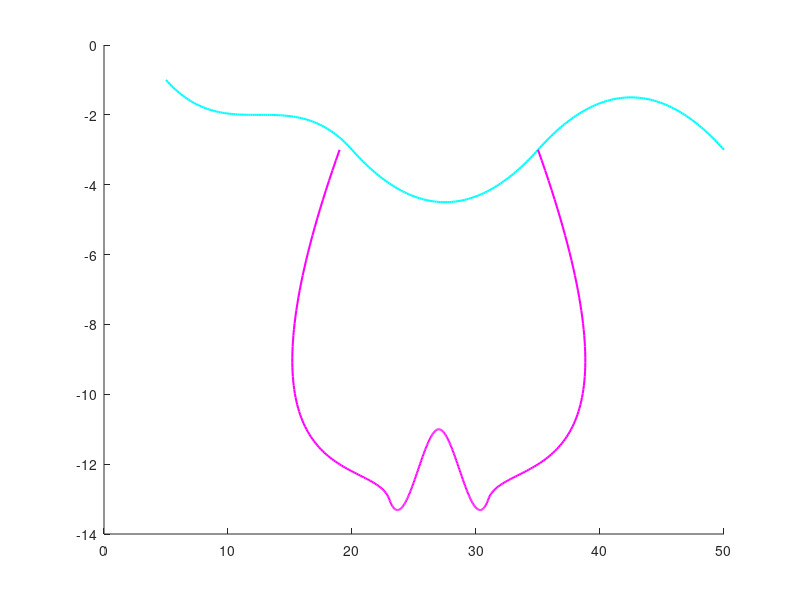

Reproduce this figure in MATLAB.
function masa_curbe()

%% Curba 1 - spline "manuala"

t = linspace(0,1,100); % Parametrul
% Polinoamele Bernstein de gradul 3
B0 = (1-t).^3;
B1 = 3.*(1-t).^2.*t;
B2 = 3.*(1-t).*t.^2;
B3 = t.^3;
B = [B0;B1;B2;B3];

% Definim primul segment, adica primele 4 puncte de control (P0 - P3)
P0 = [5;-1];
P1 = [10;-3];
P2 = [15;-1];
P3 = [20;-3];
% Alegem P4 astfel incat sa fie simetric cu P2 fata de P3 (pentru curba bezier G2)
P4 = P3+(P3-P2); % => P4 = [25;-5]

% Continuam cu restul punctelor pentru al doilea segment
P5 = [30;-5];
P6 = [35;-3];

% Alegem P7 astfel incat sa fie simetric cu P5 fata de P6 (pentru curba bezier G3)
P7 = P6+(P6-P5); % => P7 = [40;-1]
P8 = [45;-1];
P9 = [50;-3];

% Curbele Bezier
f1 = [P0 P1 P2 P3]*B;
f2 = [P3 P4 P5 P6]*B;
f3 = [P6 P7 P8 P9]*B;

% --> Desenare grafic (doar curbele) <--
hold on
plot(f1(1,:),f1(2,:),'c','LineWidth',1.5);
plot(f2(1,:),f2(2,:),'c','LineWidth',1.5);
plot(f3(1,:),f3(2,:),'c','LineWidth',1.5);
hold off

%% Curba 2 – spline F-Mill

p_interpolare = [19 23 27 31 35; -3 -13 -11 -13 -3]; % Punctele de interpolare

% Puncte de control de capat
a = 9;   % x pentru primul P1
e = -13; % y pentru primul P1
c = 45;  % x pentru ultimul P2
d = -13; % y pentru ultimul P2

n = size(p_interpolare,2); % Numarul de puncte interpolate

% Acesta va fi folosit pentru a genera punctele de control care asigura o curba neteda
l = zeros(2,n-2);
for j = 1:n-2
    l(:,j) = p_interpolare(:,j+2) - p_interpolare(:,j);
end

% Numarul total de puncte de control necesare spline-ului
ultim = 3*(n-1)+1;
b = zeros(2,ultim); % Matricea cu toate punctele de control Bezier

% Primele 3 puncte de control (pentru primul segment Bezier)
b(:,1) = p_interpolare(:,1); % P0
b(:,2) = [a;e]; % P1
b(:,3) = p_interpolare(:,2)-(1/6)*l(:,1); % P2

% Construirea automata a punctelor de control pentru segmentele din interior
for k = 1:n-3
    b(:,3*k+1) = p_interpolare(:,k+1); % P0
    b(:,3*k+2) = p_interpolare(:,k+1) + (1/6)*l(:,k); % P1
    b(:,3*k+3) = p_interpolare(:,k+2) - (1/6)*l(:,k+1); % P2
end

% Ultimele puncte de control (pentru ultimul segment Bezier)
b(:,3*(n-2)+1) = p_interpolare(:,n-1); % P0
b(:,3*(n-2)+2) = p_interpolare(:,n-1) + (1/6)*l(:,n-2); % P1
b(:,3*(n-2)+3) = [c;d]; % P2
b(:,ultim) = p_interpolare(:,n); % P3

% --> Desenare grafic (doar curbele Bezier) <--
i = 1;
auxiliar = 1;
nr_intervale = floor(ultim/4) + 1;
hold on
while auxiliar <= nr_intervale
    c_bezier = b(:,i:i+3)*B;
    plot(c_bezier(1,:), c_bezier(2,:), 'm', 'LineWidth', 1.5);
    i = i + 3;
    auxiliar = auxiliar + 1;
end
hold off